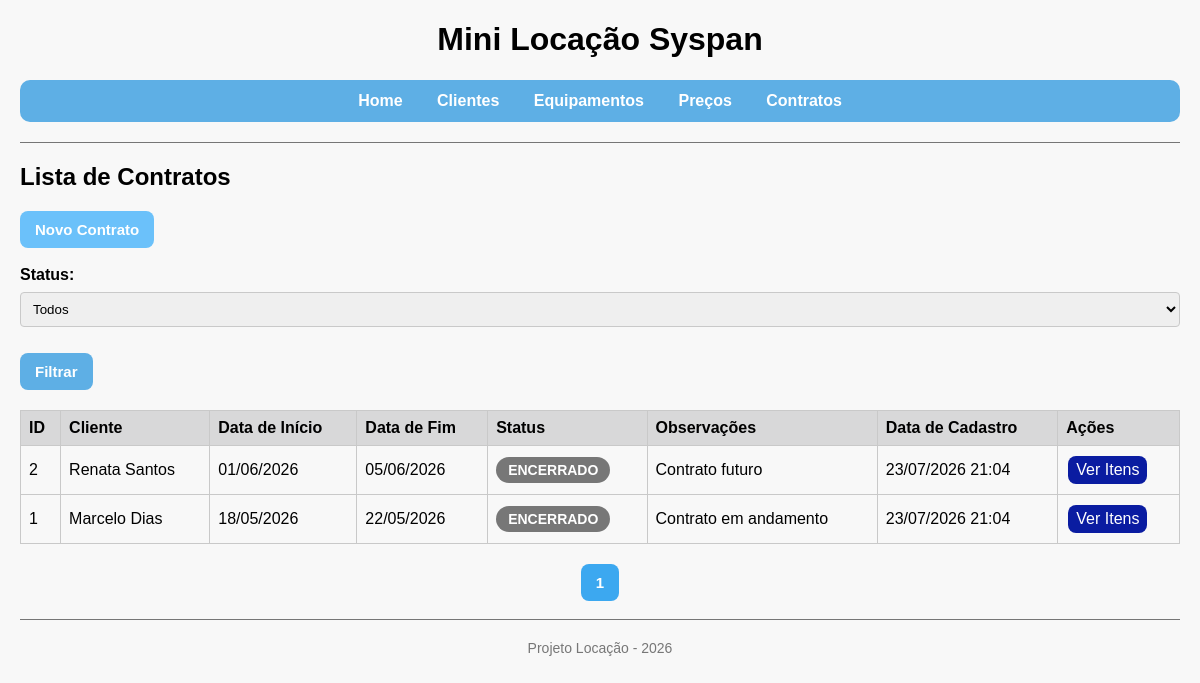
The app's page /projeto-locacao/contratos/listar.php with its own data.
### tables this page shows
CREATE TABLE IF NOT EXISTS contratos (
 id INT AUTO_INCREMENT PRIMARY KEY,
 id_cliente INT NOT NULL,
 data_inicio DATE NOT NULL,
 data_fim DATE NOT NULL,
 status VARCHAR(15) NOT NULL DEFAULT 'AGENDADO',
 observacao VARCHAR(255) NULL,
 created_at DATETIME NOT NULL DEFAULT CURRENT_TIMESTAMP,
 CONSTRAINT fk_contratos_cliente
 FOREIGN KEY (id_cliente) REFERENCES clientes(id)
);

CREATE TABLE IF NOT EXISTS clientes (
 id INT AUTO_INCREMENT PRIMARY KEY,
 nome VARCHAR(120) NOT NULL,
 email VARCHAR(120) NOT NULL,
 telefone VARCHAR(20) NULL,
 created_at DATETIME NOT NULL DEFAULT CURRENT_TIMESTAMP
);

### projeto-locacao/helpers.php (called while the page is built, shortened)
<?php
    function e(string $value): string {
        return htmlspecialchars($value, ENT_QUOTES | ENT_SUBSTITUTE, 'UTF-8');
    }
    function calcularStatusContrato(string $data_inicio, string $data_fim, ?string $data_hoje = null): string {
        $hoje = new DateTime($data_hoje ?? date('Y-m-d'));
        $inicio = new DateTime($data_inicio);
        $fim = new DateTime($data_fim);
        if ($hoje > $fim){
            return 'ENCERRADO';
        }
        return 'ATIVO';
    }
?>

### projeto-locacao/contratos/listar.php (the view, shortened to what this page needs)
<?php
    require_once '../conexao.php';
    require_once '../helpers.php';
    $status = trim($_GET['status'] ?? '');
    $pagina = max(1, (int)($_GET['pagina'] ?? 1));
    $registros_pagina  = 5;
    $offset = ($pagina - 1) * $registros_pagina;
    $sql = 'SELECT contratos.id, clientes.nome AS cliente, contratos.data_inicio, contratos.data_fim, contratos.status, contratos.observacao, contratos.created_at
            FROM contratos INNER JOIN clientes ON contratos.id_cliente = clientes.id';
    $sql .= ' ORDER BY contratos.id DESC LIMIT :registros_pagina OFFSET :offset';
    $consulta = $pdo->prepare($sql);
    $consulta->bindValue(':registros_pagina', $registros_pagina, PDO::PARAM_INT);
    $consulta->bindValue(':offset', $offset, PDO::PARAM_INT);
    $consulta->execute();
    $contratos = $consulta->fetchAll();
    if($status !== ''){
        $sqlCount = 'SELECT COUNT(*) FROM contratos WHERE status = :status';
        $consultaCount = $pdo->prepare($sqlCount);
        $consultaCount->bindValue(':status', $status);
        $consultaCount->execute();
        $total_contratos = $consultaCount->fetchColumn();
    } else {
        $total_contratos = $pdo->query('SELECT COUNT(*) FROM contratos')->fetchColumn();
    }
    $total_paginas = max(1, ceil($total_contratos / $registros_pagina));
    require_once '../layout/header.php';
?>
<h2>Lista de Contratos</h2>
<a class="links" href="novo.php">Novo Contrato</a><br><br>
<form method="GET">
    <label>Status:</label>
    <select name="status">
        <option value="">Todos</option>
    </select><br><br>
    <button type="submit">Filtrar</button>
</form>
<?php if(!empty($contratos)): ?>
    <table>
        <tr>
            <th>ID</th>
            <th>Cliente</th>
            <th>Data de Início</th>
            <th>Data de Fim</th>
            <th>Status</th>
            <th>Observações</th>
            <th>Data de Cadastro</th>
            <th>Ações</th>
        </tr>
        <?php foreach($contratos as $row): ?>
            <?php $status_atual = calcularStatusContrato($row['data_inicio'], $row['data_fim']); ?>
            <tr>
                <td><?= (int)$row["id"] ?></td>
                <td><?= e($row["cliente"]) ?></td>
                <td><?= date('d/m/Y', strtotime($row["data_inicio"])) ?></td>
                <td><?= date('d/m/Y', strtotime($row["data_fim"])) ?></td>
                <td><span class="status <?= strtolower($status_atual) ?>"><?= e($status_atual) ?></span></td>
                <td><?= !empty($row["observacao"]) ? e($row["observacao"]) : '-' ?></td>
                <td><?= date('d/m/Y H:i', strtotime($row["created_at"])) ?></td>
                <td>
                    <a class="botao-ver" href="ver.php?id=<?= (int)$row["id"] ?>">Ver Itens</a>
                </td>
            </tr>
        <?php endforeach; ?>
    </table>
    <div class="paginacao">
        <?php for($i=1; $i <= $total_paginas; $i++): ?>
            <a href="?pagina=<?= $i ?>&status=<?= urlencode($status) ?>" class="<?= $i == $pagina ? 'ativa' : '' ?>"><?= $i ?></a>
        <?php endfor; ?>
    </div>
<?php else: ?>
    <p>Nenhum contrato registrado.</p>
<?php endif; ?>
<?php require_once '../layout/footer.php'; ?>

### projeto-locacao/assets/css/style.css (style rules this page uses)
body { font-family: "Gill Sans Extrabold", Helvetica, sans-serif; background: #f8f8f8; margin: 20px; }
table { width: 100%; border-collapse: collapse; margin-top: 20px; overflow: hidden; border: 1px solid #c9c9c9; }
th, td { padding: 8px; text-align: left; border: 1px solid #c9c9c9; }
th { background: #d8d8d9; }
td a { padding: 5px 8px; border-radius: 8px; text-decoration: none; display: inline-block; margin: 2px; }
.botao-ver { background: #0a1ca1; color: white; }
.links { padding: 10px 15px; border-radius: 8px; text-decoration: none; background-color: #6bc1fa; color: white; font-size: 15px; font-weight: bold; display: inline-block; }
label { font-weight: bold; }
input, select, textarea { width: 100%; padding: 8px; margin: 8px 0; box-sizing: border-box; border: 1px solid #c9c9c9; border-radius: 4px; }
button { padding: 10px 15px; border: none; border-radius: 8px; background-color: #5eafe5; color: white; font-size: 15px; font-weight: bold; cursor: pointer; }
.paginacao { margin-top: 20px; text-align: center; }
.paginacao a { display: inline-flex; align-items: center; justify-content: center; padding: 10px 15px; border-radius: 8px; text-decoration: none; background-color: #6bc1fa; color: white; font-size: 15px; font-weight: bold; transition: 0.3s; }
.paginacao a.ativa { background-color: #3ca8f0; }
.status { display: inline-block; padding: 5px 12px; border-radius: 999px; font-size: 14px; font-weight: bold; color: white; }
.status.encerrado { background-color: #777; }

### records on screen
contratos: id "2", id_cliente.nome "Renata Santos", data_inicio "01/06/2026", data_fim "05/06/2026", status_atual "ENCERRADO", observacao "Contrato futuro", created_at "23/07/2026 21:04"
contratos: id "1", id_cliente.nome "Marcelo Dias", data_inicio "18/05/2026", data_fim "22/05/2026", status_atual "ENCERRADO", observacao "Contrato em andamento", created_at "23/07/2026 21:04"
